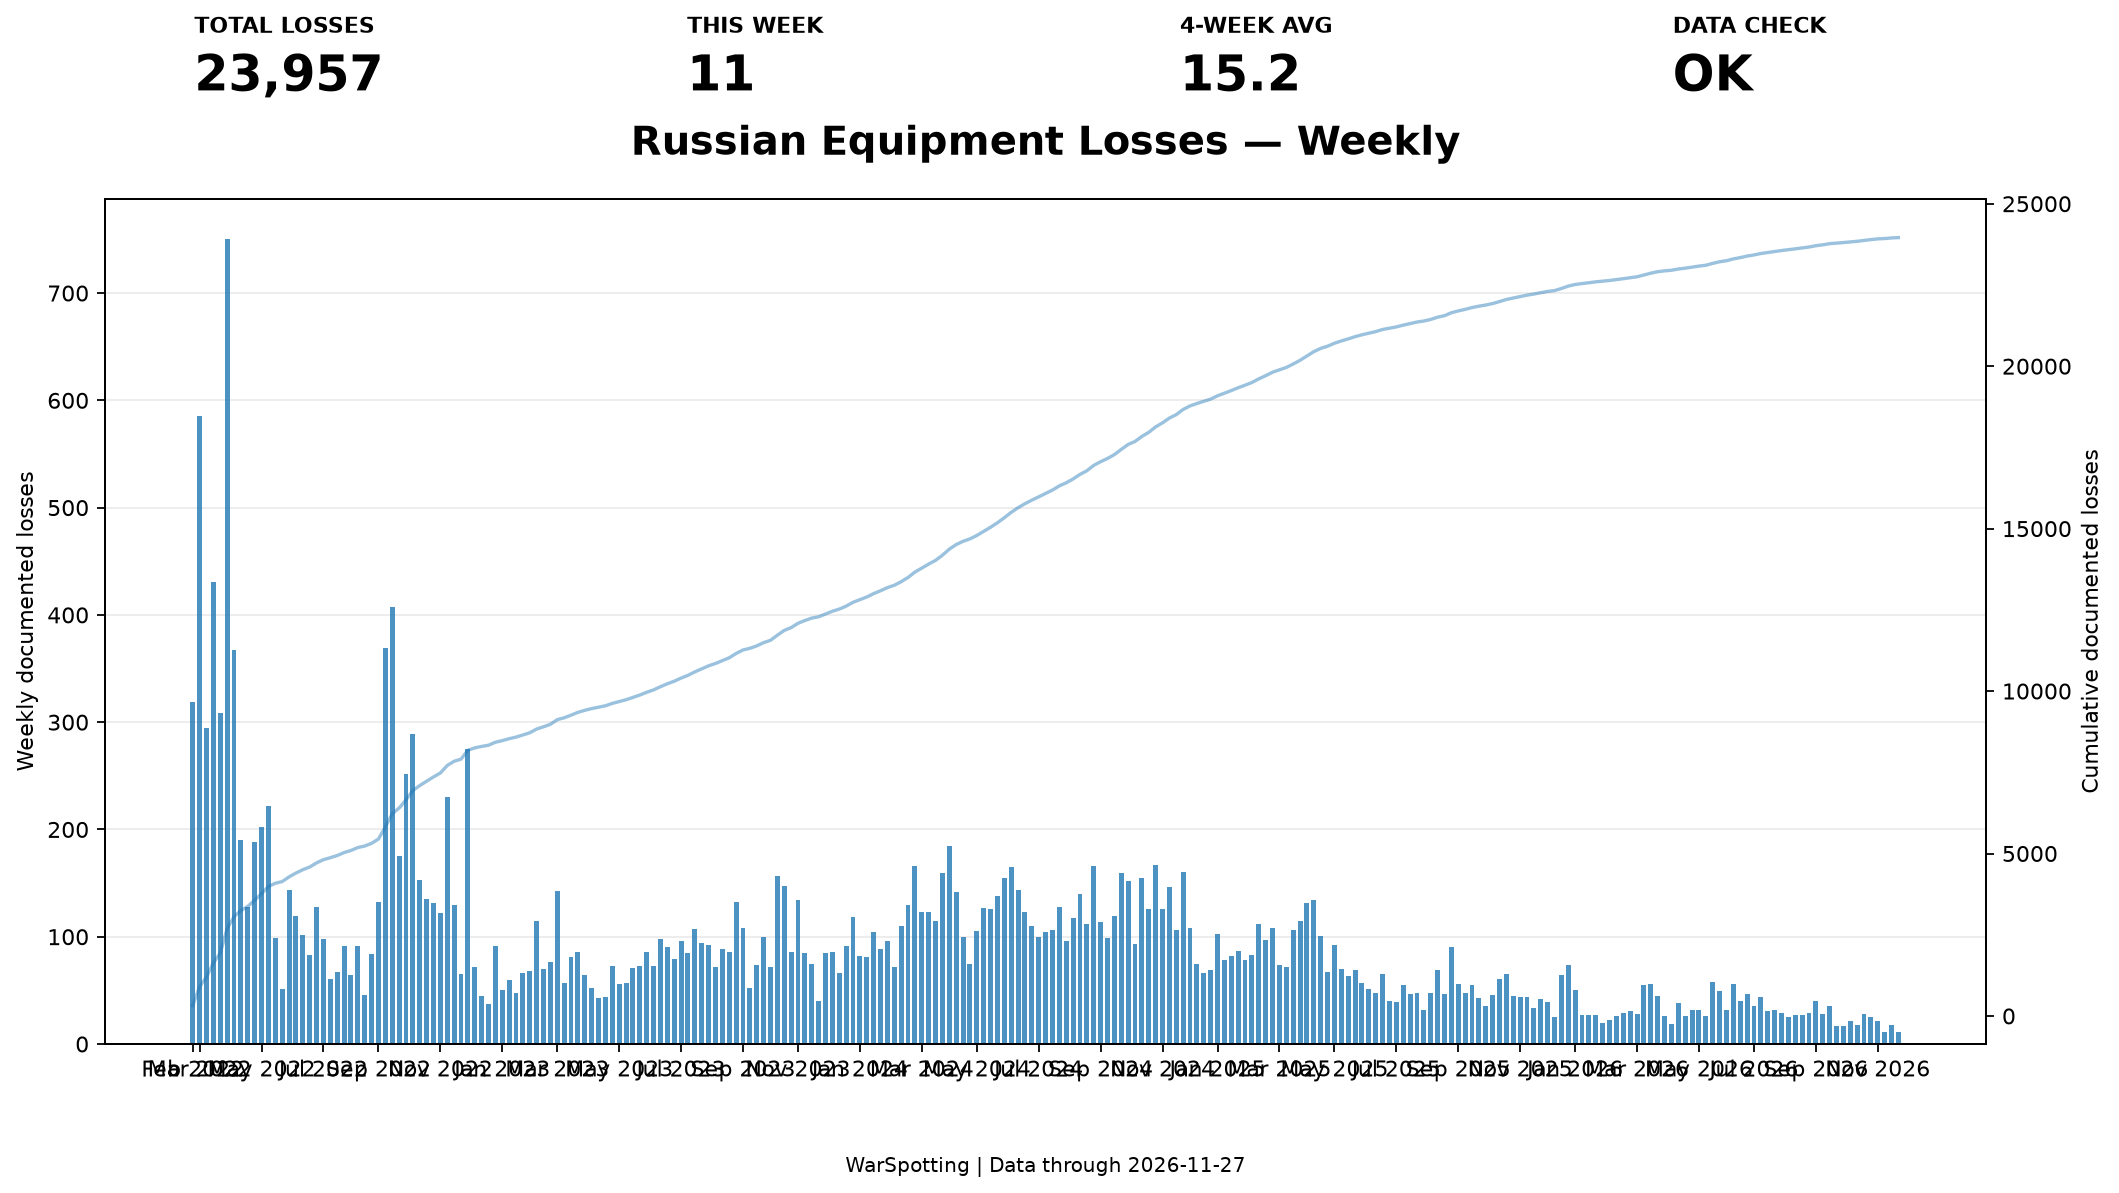

This chart was generated by the following Python code:
# ============================================================
# WARSPOTTING ANALYTICS PIPELINE
# ============================================================
#
# Purpose:
#   Collect, validate and analyse Russian equipment losses
#   documented by WarSpotting.
#
# Data scope:
#   2022-02-24 -> present
#
# Update strategy:
#   1. First run:
#      - download complete historical dataset
#
#   2. Following runs:
#      - download newly added records via /recent
#      - refresh the last N days via date-based API
#      - merge everything by unique loss ID
#
# Outputs:
#   warspotting_raw.csv
#   weekly_losses.csv
#   dashboard.png
#
# ============================================================


from datetime import date, timedelta
from pathlib import Path
import time

import matplotlib.pyplot as plt
import pandas as pd
import requests


# ============================================================
# CONFIGURATION
# ============================================================

BASE_URL = "https://ukr.warspotting.net/api"

START_DATE = date(2022, 2, 24)

REFRESH_DAYS = 10

REQUEST_DELAY = 1.1

RAW_FILE = Path("warspotting_raw.csv")
WEEKLY_FILE = Path("weekly_losses.csv")
DASHBOARD_FILE = Path("dashboard.png")

USER_AGENT = (
    "Mozilla/5.0 "
    "(compatible; WarSpottingAnalytics/1.0; "
    "+https://github.com/ondrejhalda/warspotting-dashboard)"
)

HEADERS = {
    "User-Agent": USER_AGENT
}

REQUIRED_COLUMNS = [
    "id",
    "type",
    "model",
    "status",
    "lost_by",
    "date",
    "nearest_location",
    "geo",
    "unit",
    "tags",
]


# ============================================================
# API HELPERS
# ============================================================

def api_get(url, max_retries=5):
    """
    Perform a GET request with retries.

    Retries are used for temporary API/server errors
    and rate limiting.
    """

    for attempt in range(1, max_retries + 1):

        try:

            response = requests.get(
                url,
                headers=HEADERS,
                timeout=60
            )

            if response.status_code == 200:
                return response.json()

            if response.status_code in [429, 500, 502, 503, 504, 520]:

                wait_time = min(10 * attempt, 60)

                print(
                    f"  API status {response.status_code}. "
                    f"Retrying in {wait_time}s..."
                )

                time.sleep(wait_time)
                continue

            response.raise_for_status()

        except requests.RequestException as error:

            if attempt == max_retries:
                raise

            wait_time = min(10 * attempt, 60)

            print(
                f"  Request error: {error}. "
                f"Retrying in {wait_time}s..."
            )

            time.sleep(wait_time)

    raise RuntimeError(f"API request failed: {url}")


# ============================================================
# API: DATE-BASED DATA
# ============================================================

def get_day_data(target_date):
    """
    Download all Russian losses recorded for one date.

    WarSpotting returns up to 100 records per page,
    therefore pagination is handled automatically.
    """

    all_losses = []

    page = 1

    while True:

        date_string = target_date.isoformat()

        url = (
            f"{BASE_URL}/losses/russia/"
            f"{date_string}/{page}"
        )

        data = api_get(url)

        losses = data.get("losses", [])

        if not losses:
            break

        all_losses.extend(losses)

        print(
            f"    {date_string} | "
            f"page {page} | "
            f"{len(losses)} records"
        )

        # If fewer than 100 records were returned,
        # this was the final page.
        if len(losses) < 100:
            break

        page += 1

        # Respect API request limits.
        time.sleep(REQUEST_DELAY)

    return all_losses


def download_date_range(start_date, end_date):
    """
    Download losses between start_date and end_date,
    inclusive.
    """

    all_losses = []

    current_date = start_date

    total_days = (end_date - start_date).days + 1

    day_number = 0

    while current_date <= end_date:

        day_number += 1

        print(
            f"  [{day_number}/{total_days}] "
            f"Downloading {current_date.isoformat()}"
        )

        day_losses = get_day_data(current_date)

        all_losses.extend(day_losses)

        print(
            f"    Total records for day: "
            f"{len(day_losses)}"
        )

        current_date += timedelta(days=1)

        # Do not unnecessarily sleep after the final request.
        if current_date <= end_date:
            time.sleep(REQUEST_DELAY)

    return all_losses


# ============================================================
# API: RECENTLY ADDED DATA
# ============================================================

def get_recent_data():
    """
    Download the 100 most recently added Russian losses.

    Important:
    These records are sorted by when they were added to
    WarSpotting, not necessarily by their loss date.

    Therefore a record added today can have a loss date
    from 2022, 2023, etc.
    """

    url = f"{BASE_URL}/losses/russia/recent"

    print("Downloading recently added records...")

    data = api_get(url)

    losses = data.get("losses", [])

    print(
        f"  Recently added records: {len(losses)}"
    )

    return losses


# ============================================================
# LOAD EXISTING DATA
# ============================================================

def load_existing_data():
    """
    Load existing raw CSV.

    If the file does not exist, return an empty DataFrame.
    """

    if not RAW_FILE.exists():

        print("No existing raw dataset found.")

        return pd.DataFrame(columns=REQUIRED_COLUMNS)

    print(f"Loading existing dataset: {RAW_FILE}")

    df = pd.read_csv(RAW_FILE)

    print(
        f"Existing records: {len(df):,}"
    )

    return df


# ============================================================
# HISTORICAL INITIAL IMPORT
# ============================================================

def create_initial_dataset():
    """
    Perform the one-time historical backfill.

    Downloads all records from START_DATE until yesterday.

    This function is only used when the raw CSV does not yet
    exist.
    """

    yesterday = date.today() - timedelta(days=1)

    print()
    print("=" * 60)
    print("INITIAL HISTORICAL IMPORT")
    print("=" * 60)

    print(
        f"Date range: "
        f"{START_DATE.isoformat()} -> "
        f"{yesterday.isoformat()}"
    )

    records = download_date_range(
        START_DATE,
        yesterday
    )

    if not records:

        raise RuntimeError(
            "Historical import returned no records."
        )

    df = pd.DataFrame(records)

    print()
    print(
        f"Historical records downloaded: "
        f"{len(df):,}"
    )

    return df


# ============================================================
# UPDATE EXISTING DATASET
# ============================================================

def update_existing_dataset(df):
    """
    Update an existing dataset.

    Two sources are used:

    1. /recent
       Captures newly added records, including old loss dates.

    2. Last REFRESH_DAYS
       Refreshes recent dates to capture changes/corrections.
    """

    print()
    print("=" * 60)
    print("UPDATING EXISTING DATASET")
    print("=" * 60)

    # --------------------------------------------------------
    # 1. Recently added records
    # --------------------------------------------------------

    recent_records = get_recent_data()

    recent_df = pd.DataFrame(recent_records)

    if not recent_df.empty:

        print(
            f"  New/recent records received: "
            f"{len(recent_df):,}"
        )

    # --------------------------------------------------------
    # 2. Refresh recent date range
    # --------------------------------------------------------

    df["date"] = pd.to_datetime(
        df["date"],
        errors="coerce"
    )

    last_date = df["date"].max().date()

    yesterday = date.today() - timedelta(days=1)

    refresh_start = max(
        START_DATE,
        yesterday - timedelta(days=REFRESH_DAYS - 1)
    )

    refresh_end = yesterday

    print()
    print(
        f"Refreshing date range: "
        f"{refresh_start.isoformat()} -> "
        f"{refresh_end.isoformat()}"
    )

    refreshed_records = download_date_range(
        refresh_start,
        refresh_end
    )

    refreshed_df = pd.DataFrame(refreshed_records)

    # --------------------------------------------------------
    # 3. Remove old records from refresh window
    # --------------------------------------------------------

    before_count = len(df)

    df = df[
        ~(
            (df["date"].dt.date >= refresh_start)
            &
            (df["date"].dt.date <= refresh_end)
        )
    ].copy()

    removed_count = before_count - len(df)

    print(
        f"  Removed old records from refresh window: "
        f"{removed_count:,}"
    )

    # --------------------------------------------------------
    # 4. Merge all sources
    # --------------------------------------------------------

    frames = [df]

    if not recent_df.empty:
        frames.append(recent_df)

    if not refreshed_df.empty:
        frames.append(refreshed_df)

    combined = pd.concat(
        frames,
        ignore_index=True
    )

    # --------------------------------------------------------
    # 5. Deduplicate by unique WarSpotting ID
    # --------------------------------------------------------

    before_dedup = len(combined)

    combined = (
        combined
        .drop_duplicates(
            subset="id",
            keep="last"
        )
    )

    duplicates_removed = (
        before_dedup - len(combined)
    )

    print(
        f"  Duplicate records removed: "
        f"{duplicates_removed:,}"
    )

    # --------------------------------------------------------
    # 6. Sort
    # --------------------------------------------------------

    combined["date"] = pd.to_datetime(
        combined["date"],
        errors="coerce"
    )

    combined = (
        combined
        .sort_values(
            by=["date", "id"]
        )
        .reset_index(drop=True)
    )

    print(
        f"Updated total records: "
        f"{len(combined):,}"
    )

    return combined


# ============================================================
# MASTER DATA UPDATE
# ============================================================

def update_raw_data(existing_df):
    """
    Decide whether this is the first run or a normal update.
    """

    # --------------------------------------------------------
    # FIRST RUN
    # --------------------------------------------------------

    if existing_df.empty:

        df = create_initial_dataset()

        # Deduplicate historical import.
        df = (
            df
            .drop_duplicates(
                subset="id",
                keep="last"
            )
            .reset_index(drop=True)
        )

        return df

    # --------------------------------------------------------
    # NORMAL DAILY UPDATE
    # --------------------------------------------------------

    return update_existing_dataset(
        existing_df
    )


# ============================================================
# DATA VALIDATION
# ============================================================

def validate_data(df):
    """
    Validate the complete raw dataset.

    Raises an error if a critical validation fails.
    """

    print()
    print("=" * 60)
    print("DATA VALIDATION")
    print("=" * 60)

    # --------------------------------------------------------
    # Required columns
    # --------------------------------------------------------

    missing_columns = [
        column
        for column in REQUIRED_COLUMNS
        if column not in df.columns
    ]

    if missing_columns:

        raise ValueError(
            f"Missing columns: {missing_columns}"
        )

    print("  Required columns: OK")

    # --------------------------------------------------------
    # Dataset not empty
    # --------------------------------------------------------

    if df.empty:
        raise ValueError("Dataset is empty.")

    print("  Dataset not empty: OK")

    # --------------------------------------------------------
    # IDs
    # --------------------------------------------------------

    missing_ids = df["id"].isna().sum()

    if missing_ids > 0:

        raise ValueError(
            f"Missing IDs: {missing_ids}"
        )

    print("  Missing IDs: 0")

    duplicate_ids = df["id"].duplicated().sum()

    if duplicate_ids > 0:

        raise ValueError(
            f"Duplicate IDs: {duplicate_ids}"
        )

    print("  Duplicate IDs: 0")

    # --------------------------------------------------------
    # Dates
    # --------------------------------------------------------

    df["date"] = pd.to_datetime(
        df["date"],
        errors="coerce"
    )

    invalid_dates = df["date"].isna().sum()

    if invalid_dates > 0:

        raise ValueError(
            f"Invalid dates: {invalid_dates}"
        )

    print("  Invalid dates: 0")

    min_date = df["date"].min().date()
    max_date = df["date"].max().date()

    today = date.today()

    if min_date < START_DATE:

        raise ValueError(
            f"Date before START_DATE found: {min_date}"
        )

    if max_date > today:

        raise ValueError(
            f"Future date found: {max_date}"
        )

    print(
        f"  Date range: "
        f"{min_date} -> {max_date}"
    )

    # --------------------------------------------------------
    # Lost by
    # --------------------------------------------------------

    lost_by_values = (
        df["lost_by"]
        .dropna()
        .astype(str)
        .str.strip()
        .unique()
    )

    unexpected_lost_by = [
        value
        for value in lost_by_values
        if value != "Russia"
    ]

    if unexpected_lost_by:

        raise ValueError(
            "Unexpected lost_by values: "
            f"{unexpected_lost_by}"
        )

    print("  lost_by = Russia: OK")

    # --------------------------------------------------------
    # Type
    # --------------------------------------------------------

    missing_types = df["type"].isna().sum()

    if missing_types > 0:

        raise ValueError(
            f"Missing equipment types: "
            f"{missing_types}"
        )

    print("  Equipment type: OK")

    # --------------------------------------------------------
    # Year distribution
    # --------------------------------------------------------

    year_counts = (
        df["date"]
        .dt.year
        .value_counts()
        .sort_index()
    )

    print()
    print("Records by year:")

    for year, count in year_counts.items():

        print(
            f"  {year}: {count:,}"
        )

    print()
    print("VALIDATION STATUS: OK")

    return True


# ============================================================
# WEEKLY ANALYSIS
# ============================================================

def create_weekly_dataset(df):
    """
    Create weekly loss dataset.

    Weeks start on Monday.
    """

    print()
    print("=" * 60)
    print("WEEKLY ANALYSIS")
    print("=" * 60)

    weekly = (
        df
        .set_index("date")
        .resample("W-MON", label="left", closed="left")
        .size()
        .reset_index(name="weekly_losses")
    )

    weekly = weekly.rename(
        columns={"date": "week"}
    )

    # Cumulative documented losses.
    weekly["cumulative_losses"] = (
        weekly["weekly_losses"]
        .cumsum()
    )

    # Four-week rolling average.
    weekly["rolling_4_week_avg"] = (
        weekly["weekly_losses"]
        .rolling(
            window=4,
            min_periods=1
        )
        .mean()
    )

    weekly.to_csv(
        WEEKLY_FILE,
        index=False
    )

    print(
        f"Weekly dataset saved: "
        f"{WEEKLY_FILE}"
    )

    print(
        f"Weeks: {len(weekly):,}"
    )

    return weekly


# ============================================================
# DASHBOARD
# ============================================================

def create_dashboard(df, weekly):
    """
    Create static dashboard visualization.
    """

    print()
    print("=" * 60)
    print("CREATING DASHBOARD")
    print("=" * 60)

    # --------------------------------------------------------
    # KPI calculations
    # --------------------------------------------------------

    latest_date = df["date"].max().date()

    latest_monday = (
        latest_date
        - timedelta(
            days=latest_date.weekday()
        )
    )

    this_week_count = len(
        df[
            df["date"].dt.date >= latest_monday
        ]
    )

    four_week_average = (
        weekly["weekly_losses"]
        .tail(4)
        .mean()
    )

    data_check = (
        weekly["weekly_losses"].sum()
        == len(df)
    )

    # --------------------------------------------------------
    # Figure
    # --------------------------------------------------------

    fig, ax = plt.subplots(
        figsize=(14, 8)
    )

    fig.patch.set_facecolor("white")

    # --------------------------------------------------------
    # Weekly bars
    # --------------------------------------------------------

    bars = ax.bar(
        weekly["week"],
        weekly["weekly_losses"],
        width=5,
        alpha=0.8
    )

    # --------------------------------------------------------
    # Cumulative line
    # --------------------------------------------------------

    ax2 = ax.twinx()

    ax2.plot(
        weekly["week"],
        weekly["cumulative_losses"],
        linewidth=1.5,
        alpha=0.45
    )

    # --------------------------------------------------------
    # Titles
    # --------------------------------------------------------

    ax.set_title(
        "Russian Equipment Losses — Weekly",
        fontsize=18,
        fontweight="bold",
        pad=20
    )

    ax.set_ylabel(
        "Weekly documented losses"
    )

    ax2.set_ylabel(
        "Cumulative documented losses"
    )

    # --------------------------------------------------------
    # X-axis
    #
    # Use a date several days into the week when generating
    # labels. This prevents the first week of 2022 from being
    # visually labelled as the previous month.
    # --------------------------------------------------------

    weeks = weekly["week"]

    tick_positions = []

    last_labelled_month = None

    for i, week in enumerate(weeks):

        display_date = (
            week
            + pd.Timedelta(days=3)
        )

        month = display_date.month

        if (
            month != last_labelled_month
            and month in [1, 3, 5, 7, 9, 11]
        ):

            tick_positions.append(i)

            last_labelled_month = month

    if 0 not in tick_positions:

        tick_positions.insert(0, 0)

    tick_labels = [
        (
            weeks.iloc[i]
            + pd.Timedelta(days=3)
        ).strftime("%b %Y")
        for i in tick_positions
    ]

    ax.set_xticks(
        weeks.iloc[tick_positions]
    )

    ax.set_xticklabels(
        tick_labels,
        rotation=0
    )

    # --------------------------------------------------------
    # Grid
    # --------------------------------------------------------

    ax.grid(
        axis="y",
        alpha=0.25
    )

    ax.set_axisbelow(True)

    # --------------------------------------------------------
    # KPI cards
    # --------------------------------------------------------

    fig.text(
        0.12,
        0.91,
        "TOTAL LOSSES",
        fontsize=10,
        fontweight="bold"
    )

    fig.text(
        0.12,
        0.865,
        f"{len(df):,}",
        fontsize=22,
        fontweight="bold"
    )

    fig.text(
        0.34,
        0.91,
        "THIS WEEK",
        fontsize=10,
        fontweight="bold"
    )

    fig.text(
        0.34,
        0.865,
        f"{this_week_count:,}",
        fontsize=22,
        fontweight="bold"
    )

    fig.text(
        0.56,
        0.91,
        "4-WEEK AVG",
        fontsize=10,
        fontweight="bold"
    )

    fig.text(
        0.56,
        0.865,
        f"{four_week_average:.1f}",
        fontsize=22,
        fontweight="bold"
    )

    fig.text(
        0.78,
        0.91,
        "DATA CHECK",
        fontsize=10,
        fontweight="bold"
    )

    fig.text(
        0.78,
        0.865,
        "OK" if data_check else "ERROR",
        fontsize=22,
        fontweight="bold"
    )

    # --------------------------------------------------------
    # Footer
    # --------------------------------------------------------

    fig.text(
        0.5,
        0.02,
        f"WarSpotting | Data through "
        f"{latest_date.isoformat()}",
        ha="center",
        fontsize=9
    )

    # --------------------------------------------------------
    # Layout
    # --------------------------------------------------------

    plt.subplots_adjust(
        top=0.78,
        bottom=0.12,
        left=0.08,
        right=0.92
    )

    # --------------------------------------------------------
    # Save
    # --------------------------------------------------------

    plt.savefig(
        DASHBOARD_FILE,
        dpi=160,
        bbox_inches="tight"
    )

    plt.close()

    print(
        f"Dashboard saved: "
        f"{DASHBOARD_FILE}"
    )


# ============================================================
# MAIN PIPELINE
# ============================================================

def main():

    print("=" * 60)
    print("WARSPOTTING ANALYTICS PIPELINE")
    print("=" * 60)

    print()
    print(
        f"Data scope starts: "
        f"{START_DATE.isoformat()}"
    )

    print()

    # --------------------------------------------------------
    # 1. Load existing raw data
    # --------------------------------------------------------

    df = load_existing_data()

    # --------------------------------------------------------
    # 2. Update / create raw dataset
    # --------------------------------------------------------

    df = update_raw_data(df)

    # --------------------------------------------------------
    # 3. Convert date column
    # --------------------------------------------------------

    df["date"] = pd.to_datetime(
        df["date"],
        errors="coerce"
    )

    # --------------------------------------------------------
    # 4. Deduplicate
    # --------------------------------------------------------

    df = (
        df
        .drop_duplicates(
            subset="id",
            keep="last"
        )
        .sort_values(
            by=["date", "id"]
        )
        .reset_index(drop=True)
    )

    # --------------------------------------------------------
    # 5. Validate
    # --------------------------------------------------------

    validate_data(df)

    # --------------------------------------------------------
    # 6. Save raw data
    # --------------------------------------------------------

    df.to_csv(
        RAW_FILE,
        index=False
    )

    print()
    print(
        f"Raw dataset saved: "
        f"{RAW_FILE}"
    )

    print(
        f"Total records: "
        f"{len(df):,}"
    )

    # --------------------------------------------------------
    # 7. Weekly analysis
    # --------------------------------------------------------

    weekly = create_weekly_dataset(df)

    # --------------------------------------------------------
    # 8. Dashboard
    # --------------------------------------------------------

    create_dashboard(
        df,
        weekly
    )

    # --------------------------------------------------------
    # 9. Complete
    # --------------------------------------------------------

    print()
    print("=" * 60)
    print("PIPELINE COMPLETE")
    print("=" * 60)

    print(
        f"Records: {len(df):,}"
    )

    print(
        f"Latest data date: "
        f"{df['date'].max().date()}"
    )

    print(
        "STATUS: OK"
    )


# ============================================================
# RUN
# ============================================================

if __name__ == "__main__":
    main()
